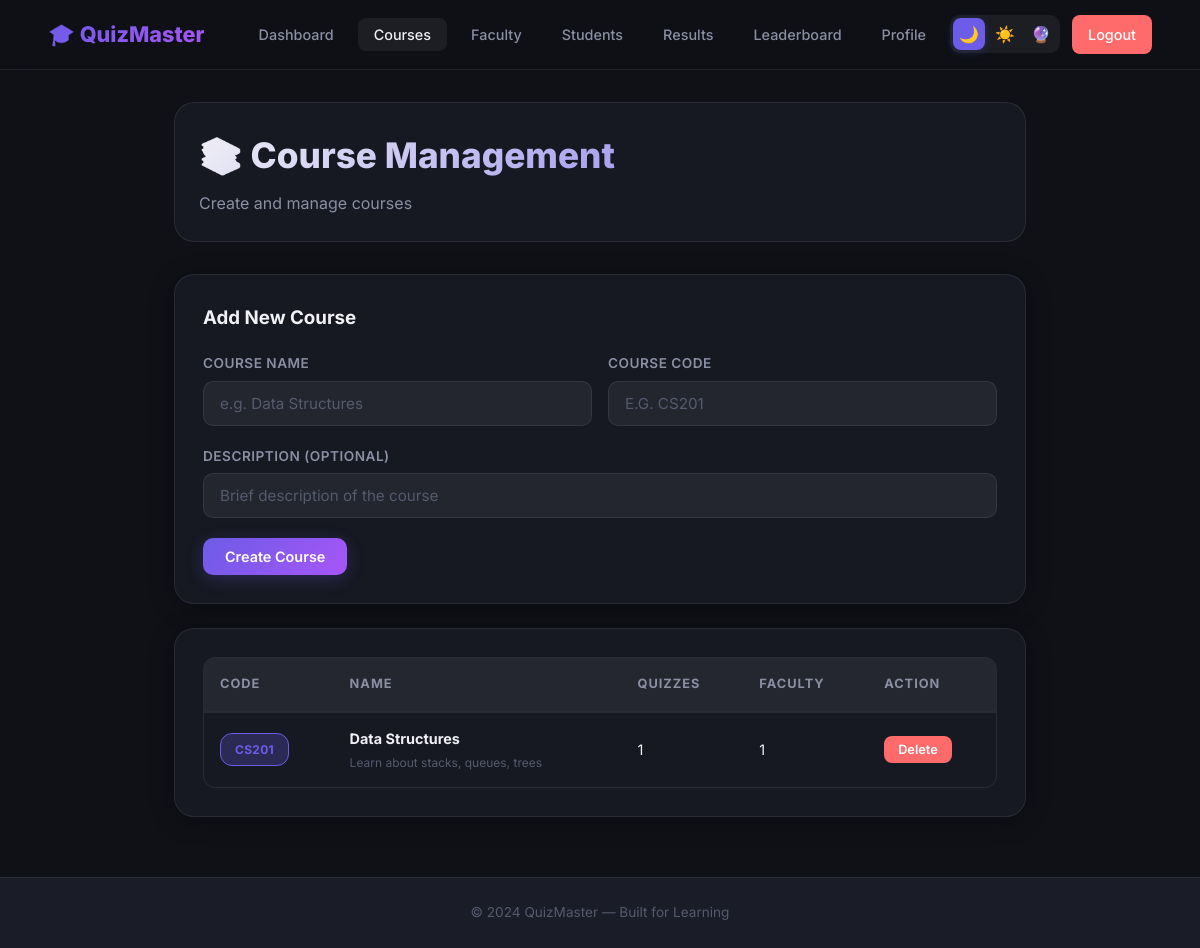
Screenshot of /admin/courses (signed in) with the database file from the repository.
### tables this page shows
CREATE TABLE courses (
        id INTEGER PRIMARY KEY AUTOINCREMENT,
        name TEXT NOT NULL,
        code TEXT UNIQUE NOT NULL,
        description TEXT,
        created_by INTEGER,
        is_active INTEGER DEFAULT 1,
        created_at TIMESTAMP DEFAULT CURRENT_TIMESTAMP,
        FOREIGN KEY (created_by) REFERENCES users(id)
    );

### app.py (the view, shortened to what this page needs)
@app.route("/admin/courses", methods=["GET", "POST"])
@admin_required
def admin_courses():
    conn = get_db()
    courses = conn.execute("""
        SELECT c.*, u.name as creator_name,
               (SELECT COUNT(*) FROM quizzes WHERE course_id = c.id) as quiz_count,
               (SELECT COUNT(*) FROM faculty_courses WHERE course_id = c.id) as faculty_count
        FROM courses c LEFT JOIN users u ON c.created_by = u.id
        ORDER BY c.name
    """).fetchall()
    conn.close()
    return render_template("admin/courses.html", courses=courses)

### app.py (called while the page is built)
@login_manager.user_loader
def load_user(user_id):
    conn = get_db()
    user = conn.execute("SELECT * FROM users WHERE id = ?", (user_id,)).fetchone()
    conn.close()
    if user:
        return User(user["id"], user["name"], user["email"], user["password"], user["role"], user["created_at"])
    return None

@app.context_processor
def inject_theme():
    theme = request.cookies.get("theme", "dark")
    return dict(current_theme=theme)

### database.py (called while the page is built)
def get_db():
    conn = sqlite3.connect(DB_PATH)
    conn.row_factory = sqlite3.Row
    conn.execute("PRAGMA foreign_keys = ON")
    return conn

### helpers.py (called while the page is built)
def admin_required(f):
    @wraps(f)
    @login_required
    def decorated_function(*args, **kwargs):
        if current_user.role != "admin":
            flash("Access denied. Admin privileges required.", "error")
            return redirect(url_for("login"))
        return f(*args, **kwargs)
    return decorated_function

### templates/admin/courses.html (shortened to what this page needs)
{% extends "base.html" %}
{% block content %}
<div class="page-wrapper">
  <div class="container" style="max-width:900px;">
    <div class="page-header animate-in">
      <h1>📚 Course Management</h1>
      <p>Create and manage courses</p>
    </div>
    <div class="card animate-in mb-3">
      <div class="card-header"><h3>Add New Course</h3></div>
      <form method="POST">
        <div class="form-row">
          <div class="form-group">
            <label for="name">Course Name</label>
            <input type="text" name="name" id="name" class="form-control" placeholder="e.g. Data Structures" required>
          </div>
          <div class="form-group">
            <label for="code">Course Code</label>
            <input type="text" name="code" id="code" class="form-control" placeholder="e.g. CS201" required style="text-transform:uppercase;">
          </div>
        </div>
        <div class="form-group">
          <label for="description">Description (optional)</label>
          <input type="text" name="description" id="description" class="form-control" placeholder="Brief description of the course">
        </div>
        <button type="submit" class="btn btn-primary">Create Course</button>
      </form>
    </div>
    {% if courses %}
    <div class="card animate-in">
      <div class="table-wrapper">
        <table>
          <thead><tr><th>Code</th><th>Name</th><th>Quizzes</th><th>Faculty</th><th>Action</th></tr></thead>
          <tbody>
            {% for c in courses %}
            <tr>
              <td><span class="badge badge-accent">{{ c['code'] }}</span></td>
              <td><strong>{{ c['name'] }}</strong>{% if c['description'] %}<br><small style="color:var(--text-muted);">{{ c['description'] }}</small>{% endif %}</td>
              <td>{{ c['quiz_count'] }}</td>
              <td>{{ c['faculty_count'] }}</td>
              <td>
                <form method="POST" style="display:inline;">
                  <button type="button" class="btn btn-sm btn-danger btn-delete-confirm" data-message="Delete course '{{ c['name'] }}'?">Delete</button>
                </form>
              </td>
            </tr>
            {% endfor %}
          </tbody>
        </table>
      </div>
    </div>
    {% endif %}
  </div>
</div>
{% endblock %}

### static/css/style.css (style rules this page uses)
:root { --font: 'Inter', -apple-system, sans-serif; }
[data-theme="dark"] { --bg-primary: #0f1117; --bg-secondary: #1a1d27; --bg-card: rgba(26, 29, 39, .75); --bg-card-hover: rgba(30, 34, 48, .9); --bg-input: rgba(255, 255, 255, .06); --text-primary: #f0f0f5; --text-secondary: #8b8fa3; --text-muted: #555a6e; --border: rgba(255, 255, 255, .08); --border-hover: rgba(255, 255, 255, .15); --accent: #6c5ce7; --accent-hover: #7f70f0; --accent-glow: rgba(108, 92, 231, .25); --success: #00b894; --error: #ff6b6b; --warning: #fdcb6e; --info: #74b9ff; --gradient-primary: linear-gradient(135deg, #6c5ce7, #a855f7); --gradient-hero: linear-gradient(135deg, #0f1117 0%, #1a1040 50%, #0f1117 100%); --shadow-card: 0 4px 24px rgba(0, 0, 0, .3); --shadow-lg: 0 12px 40px rgba(0, 0, 0, .4); --nav-bg: rgba(15, 17, 23, .85); }
*, *::before, *::after { box-sizing: border-box; margin: 0; padding: 0; }
html { scroll-behavior: smooth; }
body { font-family: var(--font); background: var(--bg-primary); color: var(--text-primary); line-height: 1.6; min-height: 100vh; transition: background .3s, color .3s; }
.container { max-width: 1200px; margin: 0 auto; padding: 0 24px; }
.page-wrapper { min-height: calc(100vh - 70px); padding: 32px 0 60px; }
.card { background: var(--bg-card); backdrop-filter: blur(12px); -webkit-backdrop-filter: blur(12px); border: 1px solid var(--border); border-radius: 20px; padding: 28px; box-shadow: var(--shadow-card); transition: all .3s cubic-bezier(0.4, 0, 0.2, 1); }
.card-header { margin-bottom: 20px; }
.card-header h2, .card-header h3 { font-weight: 700; margin-bottom: 4px; }
.btn { display: inline-flex; align-items: center; gap: 8px; padding: 10px 22px; border-radius: 10px; font-size: .9rem; font-weight: 600; border: none; cursor: pointer; transition: all .25s ease; font-family: var(--font); text-decoration: none; }
.btn-primary { background: var(--gradient-primary); color: #fff; box-shadow: 0 4px 16px var(--accent-glow); }
.btn-danger { background: var(--error); color: #fff; }
.btn-sm { padding: 6px 14px; font-size: .8rem; border-radius: 8px; }
.form-group { margin-bottom: 20px; }
.form-group label { display: block; font-size: .85rem; font-weight: 600; color: var(--text-secondary); margin-bottom: 6px; text-transform: uppercase; letter-spacing: .5px; }
.form-control { width: 100%; padding: 12px 16px; background: var(--bg-input); border: 1px solid var(--border); border-radius: 10px; color: var(--text-primary); font-size: .95rem; font-family: var(--font); transition: all .2s; outline: none; }
.form-control::placeholder { color: var(--text-muted); }
.form-row { display: grid; grid-template-columns: 1fr 1fr; gap: 16px; }
.table-wrapper { overflow-x: auto; border-radius: 12px; border: 1px solid var(--border); }
table { width: 100%; border-collapse: collapse; }
th { text-align: left; padding: 16px; color: var(--text-secondary); font-size: .8rem; font-weight: 700; text-transform: uppercase; letter-spacing: 1px; border-bottom: 2px solid var(--border); background: var(--bg-input); position: sticky; top: 0; z-index: 10; }
td { padding: 14px 16px; border-top: 1px solid var(--border); font-size: .9rem; }
.badge { display: inline-flex; align-items: center; padding: 6px 14px; border-radius: 12px; font-size: .75rem; font-weight: 700; letter-spacing: 0.3px; border: 1px solid transparent; }
.badge-accent { background: var(--accent-glow); color: var(--accent); border-color: var(--accent); }
.page-header { margin-bottom: 32px; background: var(--bg-card); padding: 24px; border-radius: 20px; border: 1px solid var(--border); backdrop-filter: blur(10px); box-shadow: var(--shadow-md); }
.page-header h1 { font-size: 2.2rem; font-weight: 800; background: linear-gradient(135deg, var(--text-primary) 0%, var(--accent) 100%); -webkit-background-clip: text; -webkit-text-fill-color: transparent; margin-bottom: 8px; }
.page-header p { color: var(--text-secondary); }
.animate-in { animation: fadeIn .4s ease both; }
.animate-in:nth-child(1) { animation-delay: .05s; }
.animate-in:nth-child(2) { animation-delay: .1s; }
.animate-in:nth-child(3) { animation-delay: .15s; }
.mb-3 { margin-bottom: 24px; }

### rows the page displays
courses: code "CS201", name "Data Structures", description "Learn about stacks, queues, trees", quiz_count "1", faculty_count "1"
